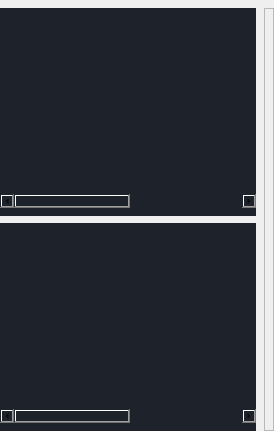
                                              <widget class="QWidget" name="roto_tab">
                                               <attribute name="title">
                                                <string>ROTO</string>
                                               </attribute>
                                               <layout class="QGridLayout" name="gridLayout_27">
                                                <property name="leftMargin">
                                                 <number>0</number>
                                                </property>
                                                <property name="topMargin">
                                                 <number>8</number>
                                                </property>
                                                <property name="rightMargin">
                                                 <number>0</number>
                                                </property>
                                                <property name="bottomMargin">
                                                 <number>0</number>
                                                </property>
                                                <property name="spacing">
                                                 <number>0</number>
                                                </property>
                                                <item row="0" column="0">
                                                 <widget class="QFrame" name="scripts_pre_frame_2">
                                                  <property name="sizePolicy">
                                                   <sizepolicy hsizetype="Expanding" vsizetype="Expanding">
                                                    <horstretch>0</horstretch>
                                                    <verstretch>0</verstretch>
                                                   </sizepolicy>
                                                  </property>
                                                  <property name="frameShape">
                                                   <enum>QFrame::NoFrame</enum>
                                                  </property>
                                                  <property name="frameShadow">
                                                   <enum>QFrame::Raised</enum>
                                                  </property>
                                                  <layout class="QVBoxLayout" name="verticalLayout_4">
                                                   <property name="spacing">
                                                    <number>7</number>
                                                   </property>
                                                   <property name="leftMargin">
                                                    <number>0</number>
                                                   </property>
                                                   <property name="topMargin">
                                                    <number>0</number>
                                                   </property>
                                                   <property name="rightMargin">
                                                    <number>8</number>
                                                   </property>
                                                   <property name="bottomMargin">
                                                    <number>0</number>
                                                   </property>
                                                   <item>
                                                    <widget class="QFrame" name="scripts_frame_2">
                                                     <property name="styleSheet">
                                                      <string notr="true">background-color: rgb(30, 34, 42);</string>
                                                     </property>
                                                     <property name="frameShape">
                                                      <enum>QFrame::NoFrame</enum>
                                                     </property>
                                                     <property name="frameShadow">
                                                      <enum>QFrame::Raised</enum>
                                                     </property>
                                                     <layout class="QHBoxLayout" name="horizontalLayout_25">
                                                      <property name="spacing">
                                                       <number>0</number>
                                                      </property>
                                                      <property name="leftMargin">
                                                       <number>0</number>
                                                      </property>
                                                      <property name="topMargin">
                                                       <number>8</number>
                                                      </property>
                                                      <property name="rightMargin">
                                                       <number>0</number>
                                                      </property>
                                                      <property name="bottomMargin">
                                                       <number>8</number>
                                                      </property>
                                                      <item>
                                                       <widget class="QTreeWidget" name="Rscripts_treeWid">
                                                        <property name="font">
                                                         <font>
                                                          <pointsize>10</pointsize>
                                                         </font>
                                                        </property>
                                                        <property name="styleSheet">
                                                         <string notr="true">alternate-background-color: rgb(32, 36, 45);</string>
                                                        </property>
                                                        <property name="frameShape">
                                                         <enum>QFrame::NoFrame</enum>
                                                        </property>
                                                        <property name="frameShadow">
                                                         <enum>QFrame::Raised</enum>
                                                        </property>
                                                        <property name="sizeAdjustPolicy">
                                                         <enum>QAbstractScrollArea::AdjustIgnored</enum>
                                                        </property>
                                                        <property name="autoScroll">
                                                         <bool>true</bool>
                                                        </property>
                                                        <property name="editTriggers">
                                                         <set>QAbstractItemView::NoEditTriggers</set>
                                                        </property>
                                                        <property name="alternatingRowColors">
                                                         <bool>true</bool>
                                                        </property>
                                                        <property name="animated">
                                                         <bool>true</bool>
                                                        </property>
                                                        <property name="columnCount">
                                                         <number>5</number>
                                                        </property>
                                                        <attribute name="headerVisible">
                                                         <bool>false</bool>
                                                        </attribute>
                                                        <column>
                                                         <property name="text">
                                                          <string>New Column</string>
                                                         </property>
                                                        </column>
                                                        <column>
                                                         <property name="text">
                                                          <string>New Column</string>
                                                         </property>
                                                        </column>
                                                        <column>
                                                         <property name="text">
                                                          <string>New Column</string>
                                                         </property>
                                                        </column>
                                                        <column>
                                                         <property name="text">
                                                          <string>New Column</string>
                                                         </property>
                                                        </column>
                                                        <column>
                                                         <property name="text">
                                                          <string>New Column</string>
                                                         </property>
                                                        </column>
                                                       </widget>
                                                      </item>
                                                     </layout>
                                                    </widget>
                                                   </item>
                                                   <item>
                                                    <widget class="QFrame" name="preren_frame_2">
                                                     <property name="styleSheet">
                                                      <string notr="true">background-color: rgb(30, 34, 42);</string>
                                                     </property>
                                                     <property name="frameShape">
                                                      <enum>QFrame::NoFrame</enum>
                                                     </property>
                                                     <property name="frameShadow">
                                                      <enum>QFrame::Raised</enum>
                                                     </property>
                                                     <layout class="QHBoxLayout" name="horizontalLayout_27">
                                                      <property name="spacing">
                                                       <number>0</number>
                                                      </property>
                                                      <property name="leftMargin">
                                                       <number>0</number>
                                                      </property>
                                                      <property name="topMargin">
                                                       <number>8</number>
                                                      </property>
                                                      <property name="rightMargin">
                                                       <number>0</number>
                                                      </property>
                                                      <property name="bottomMargin">
                                                       <number>8</number>
                                                      </property>
                                                      <item>
                                                       <widget class="QTreeWidget" name="Routput_treeWid">
                                                        <property name="styleSheet">
                                                         <string notr="true">alternate-background-color: rgb(32, 36, 45);</string>
                                                        </property>
                                                        <property name="frameShape">
                                                         <enum>QFrame::NoFrame</enum>
                                                        </property>
                                                        <property name="frameShadow">
                                                         <enum>QFrame::Raised</enum>
                                                        </property>
                                                        <property name="editTriggers">
                                                         <set>QAbstractItemView::NoEditTriggers</set>
                                                        </property>
                                                        <property name="alternatingRowColors">
                                                         <bool>true</bool>
                                                        </property>
                                                        <property name="animated">
                                                         <bool>true</bool>
                                                        </property>
                                                        <property name="columnCount">
                                                         <number>5</number>
                                                        </property>
                                                        <attribute name="headerVisible">
                                                         <bool>false</bool>
                                                        </attribute>
                                                        <column>
                                                         <property name="text">
                                                          <string>New Column</string>
                                                         </property>
                                                        </column>
                                                        <column>
                                                         <property name="text">
                                                          <string>New Column</string>
                                                         </property>
                                                        </column>
                                                        <column>
                                                         <property name="text">
                                                          <string>New Column</string>
                                                         </property>
                                                        </column>
                                                        <column>
                                                         <property name="text">
                                                          <string>New Column</string>
                                                         </property>
                                                        </column>
                                                        <column>
                                                         <property name="text">
                                                          <string>New Column</string>
                                                         </property>
                                                        </column>
                                                       </widget>
                                                      </item>
                                                     </layout>
                                                    </widget>
                                                   </item>
                                                  </layout>
                                                 </widget>
                                                </item>
                                                <item row="0" column="1">
                                                 <widget class="QFrame" name="ou_qc_frame_2">
                                                  <property name="frameShape">
                                                   <enum>QFrame::StyledPanel</enum>
                                                  </property>
                                                  <property name="frameShadow">
                                                   <enum>QFrame::Raised</enum>
                                                  </property>
                                                  <layout class="QVBoxLayout" name="verticalLayout_11">
                                                   <property name="spacing">
                                                    <number>8</number>
                                                   </property>
                                                   <property name="leftMargin">
                                                    <number>0</number>
                                                   </property>
                                                   <property name="topMargin">
                                                    <number>0</number>
                                                   </property>
                                                   <property name="rightMargin">
                                                    <number>8</number>
                                                   </property>
                                                   <property name="bottomMargin">
                                                    <number>0</number>
                                                   </property>
                                                  </layout>
                                                 </widget>
                                                </item>
                                               </layout>
                                              </widget>
